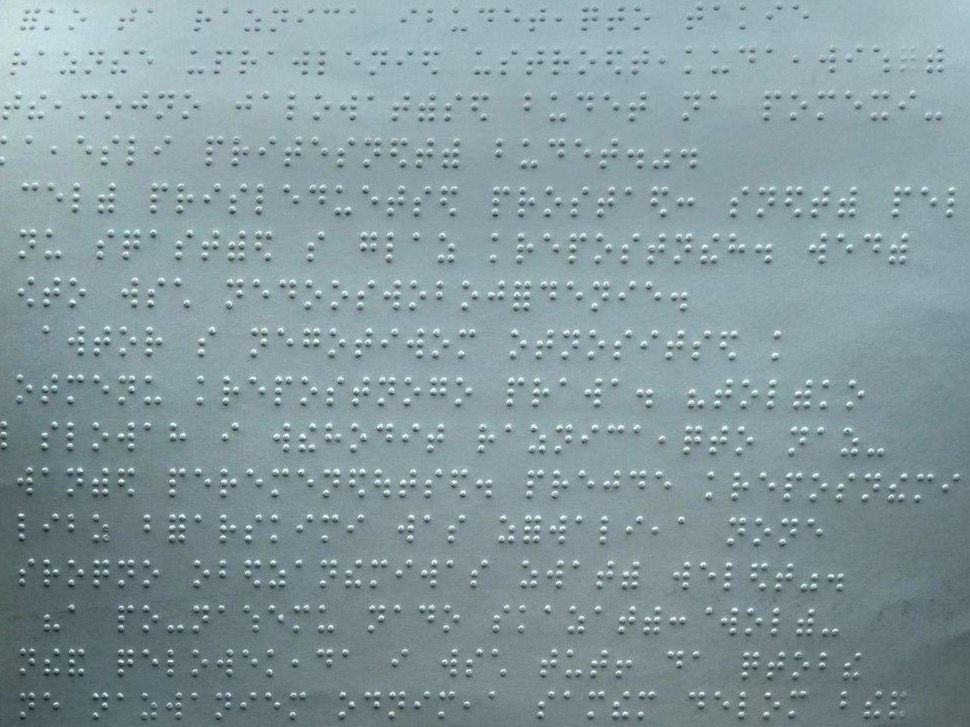
#> input picture dataFiles/origImage/perfect2.jpg, 970 x 727 px, shrunk from 1280 x 960 before the run
$ python image_processing.py
#> lines starting #> are read from the running program, lines starting #| are printed output that depends on the picture; after the words box and inside, x2 and y2 are one past the last pixel; in counts of white or black regions, pixels touching at a corner belong together
import cv2 as cv
import numpy as np
from matplotlib import pyplot as plt


class ImageProcessing():
	'''class for image processing'''
	def __init__(self,file_path):
		'''define file path and initialize proprities'''
		self.file_path = file_path
		self.readImage() # start processing image after create object
		self.upgradeImage()

	def readImage(self):
		'''read image'''
		self.oImage = cv.imread(self.file_path, cv.IMREAD_GRAYSCALE) #read image
#> self.oImage: shape (727, 970); min 15, max 255, mean 147.8
		self.oImage = cv.GaussianBlur(self.oImage, (5, 5), 0) # delete trash

	def upgradeImage(self):
		'''preprocessing image'''
		image = cv.GaussianBlur(self.oImage, (5,5), 0)
		image = cv.Canny(image,20,50)
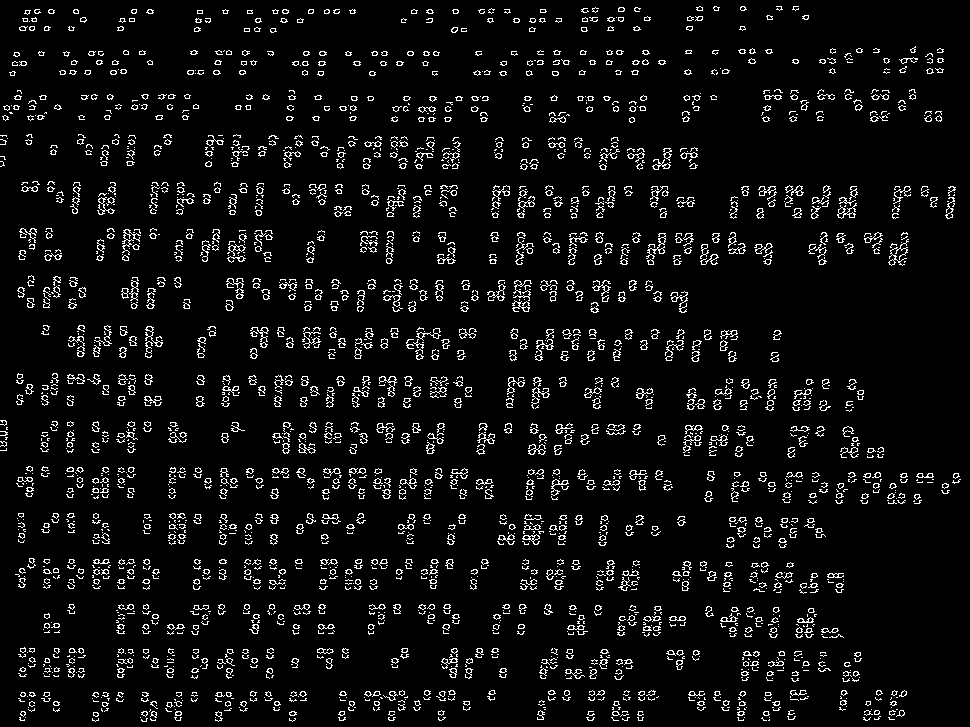
#> image: shape (727, 970); 5.9% white in thin lines or dots

		kernel = np.ones((5,5),np.uint8)

		dilation = cv.dilate(image.copy(),kernel,iterations=3)
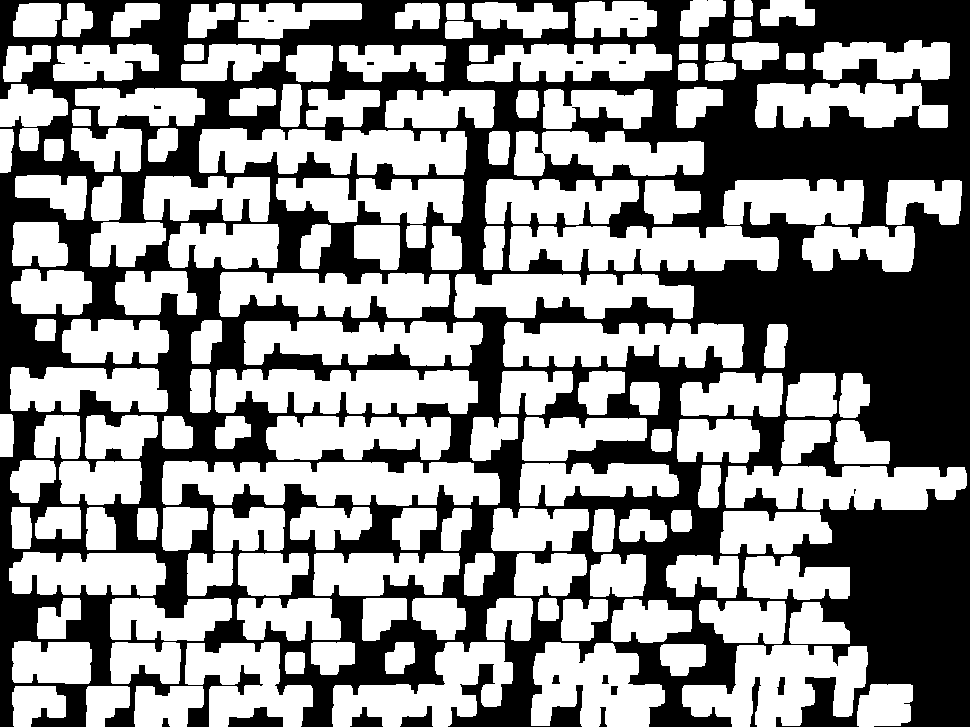
#> dilation: shape (727, 970); 56.3% white; 20 black regions (5 under 20 px), largest, box (x1, y1, x2, y2) and area: (0, 0, 970, 727) 305655, (228, 707, 283, 727) 656, (400, 706, 433, 727) 367
		self.Image = cv.morphologyEx(dilation, cv.MORPH_GRADIENT, kernel) # gradient
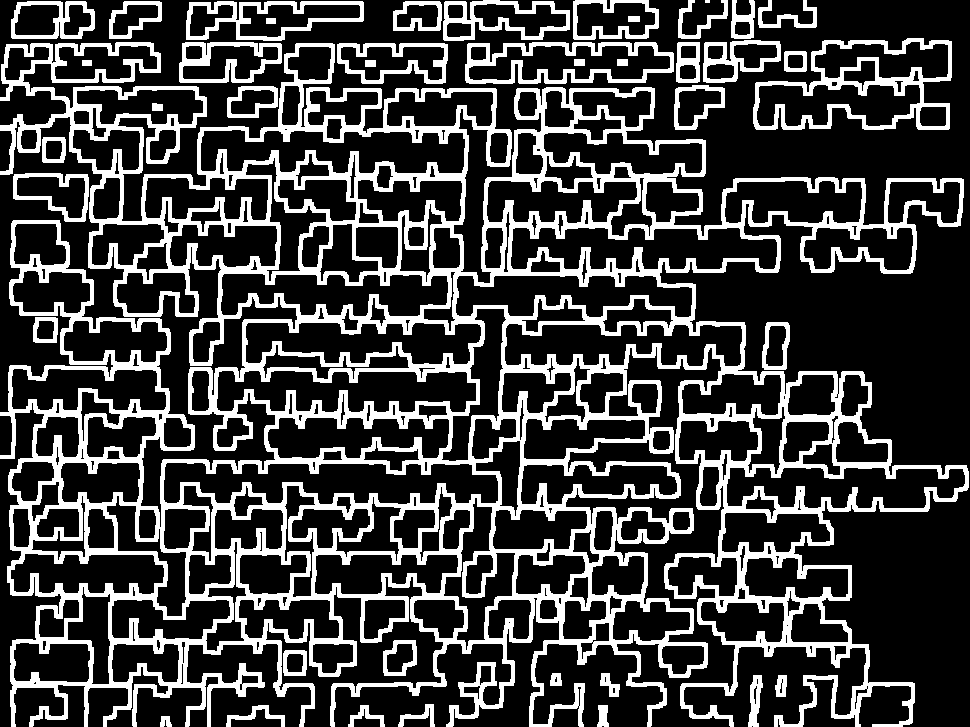
#> self.Image: shape (727, 970); 24.6% white; 42 white regions (1 under 20 px), largest, box (x1, y1, x2, y2) and area: (0, 42, 969, 727) 144388, (753, 38, 952, 130) 4663, (465, 42, 674, 84) 2934
		# self.Image = cv.Canny(gradient,20,50) # maybe delete!!!!
		return image

	def getContours(self):
		contours0, hierarchy = cv.findContours( self.Image.copy(), cv.RETR_TREE, cv.CHAIN_APPROX_SIMPLE)
		sredY= 0
		count = 0
		contours1 = []
		y,x = self.Image.shape
		for n in range(2):
			for cont in contours0:
				rect = cv.minAreaRect(cont)
				box = cv.boxPoints(rect)
				(x0,y0,x1,y1) = cv.boundingRect(box) #find two dot for rectagle
				'''
				(x0,y1)----0
				|          |
				0-----(x1,y1)
				'''
				if n==0:
					sredY+= y1/len(contours0)
				else:
					if sredY < y1:
						if x0<0:
							x0=0
						if x1<0:
							x1=0
						if y0<0:
							y0=0
						if y1<0:
							y1=0
						contours1.append([x0,y0,x1,y1])
		self.contours = contours1
		# print(len(contours1))
		return contours1

	def getCanny(self):

		img = self.oImage
		img = cv.GaussianBlur(img, (5, 5), 0)
		img = cv.Canny(img,20,70)
#> img: shape (727, 970); 5.8% white in thin lines or dots

		kernel = np.ones((5,5),np.uint8)
		edges = cv.dilate(img,kernel,iterations = 1)
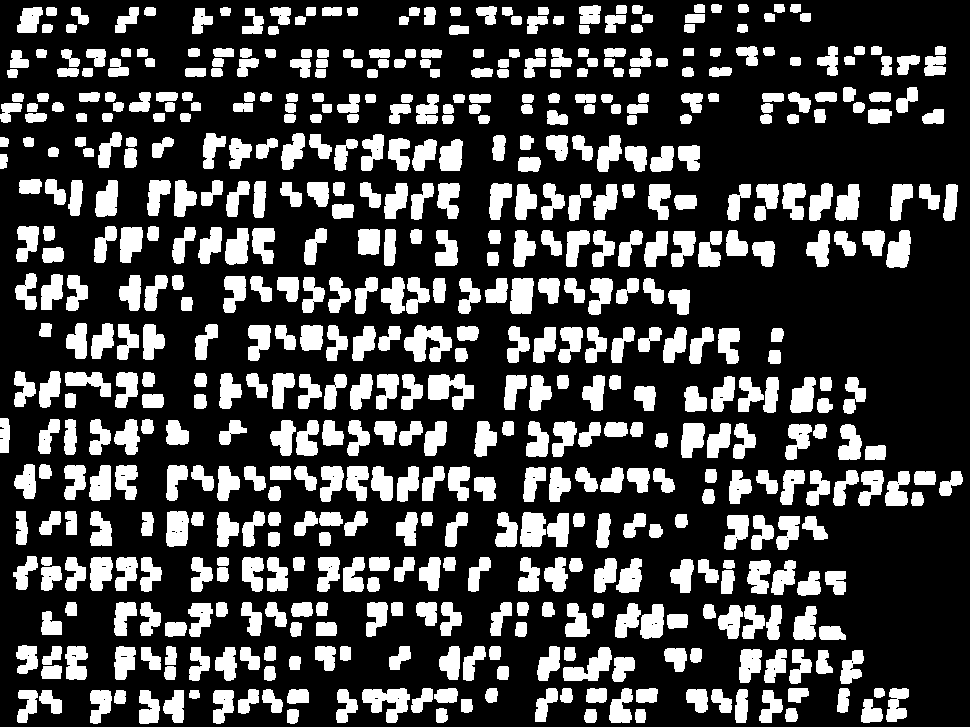
#> edges: shape (727, 970); 26.9% white; 585 white regions, largest, box (x1, y1, x2, y2) and area: (404, 325, 452, 362) 1075, (428, 374, 474, 410) 1001, (362, 688, 410, 723) 971
		closing = cv.morphologyEx(edges, cv.MORPH_CLOSE, kernel,iterations=2)
#> closing: shape (727, 970); 31.6% white; 173 white regions, largest, box (x1, y1, x2, y2) and area: (166, 465, 496, 502) 7288, (513, 230, 775, 267) 5988, (219, 373, 474, 410) 5887
		image = cv.morphologyEx(closing, cv.MORPH_OPEN, kernel)
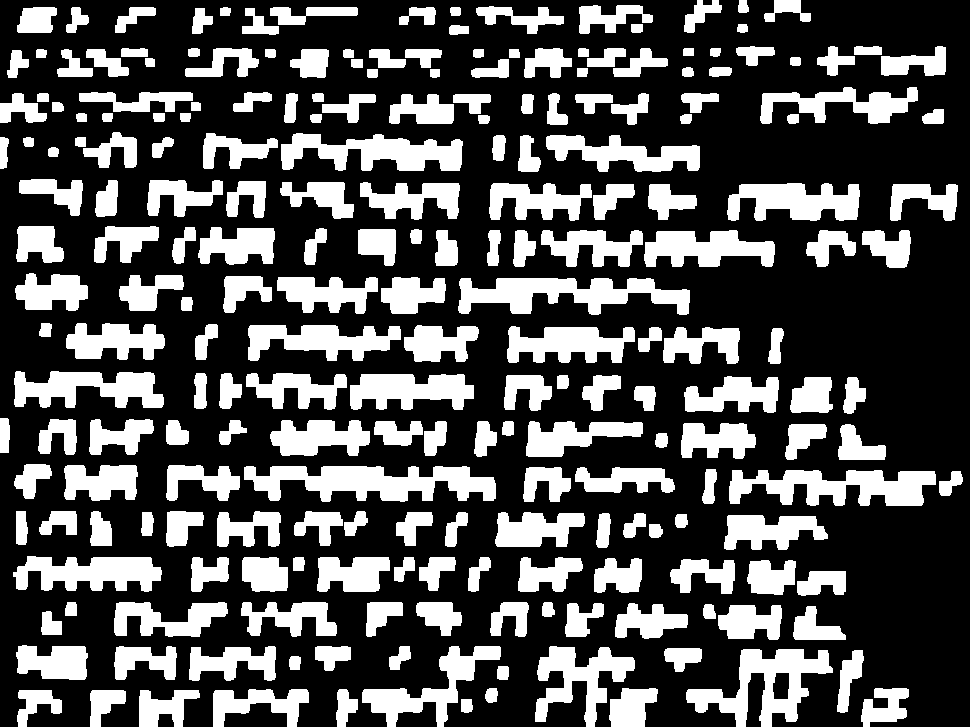
#> image: shape (727, 970); 31.5% white; 227 white regions
#> in getContours, `contours0, hierarchy = cv.findContours( self.Image.copy(), cv.RETR_TRE..`: contours0 = 228 contours; largest, box (x1, y1, x2, y2) and area: (244, 466, 496, 502) 5352, (686, 649, 833, 727) 4828, (458, 278, 690, 315) 4558, (729, 470, 936, 506) 4432, (281, 133, 463, 171) 3850
#> after the loop in getContours, `for n in range(2):`: contours1 = 134 items, first 6: [139, 690, 61, 37], [90, 690, 36, 37], [17, 690, 45, 37], [336, 689, 22, 38], [213, 688, 96, 38], [861, 688, 48, 39]; sredY = 29.38
#> in getContours, `self.contours = contours1`: self.contours has the same summary as contours1

		self.Image = image
		# img = cv.cvtColor(closing,cv.COLOR_BGR2RGB)
		# plt.imshow(img)
		# plt.show()

	def getLine(self):
		img = self.oImage
		y,x = img.shape # image size
#> y = 727; x = 970
		contours = self.contours # get contours
#> contours has the same summary as contours1 in getContours
		lines = []
		contours.sort(key=lambda i: i[1]) # cort for better find line coordinates
		min,max = 0,0
		for i in range(len(contours)-1):
			'''find up and down border string of max or min value
                max for down and min for up'''
			if contours[i+1][1] -contours[i][1] < 20:
				'''find count line and it value'''
				if min < contours[i][1] :
					min = contours[i][1] # find up line border
			else:
				'''find average value'''
				max = contours[i-1][3] + contours[i][1] # find down line border
				lines.append([min-5,max+5])
#> this loop made 133 passes
#> min on passes 3, 4, 6, 7, 9, 10, 11, 12, 15, 16, 18, 19: 38, 40, 46, 48, 86, 90, 92, 93, 131, 132, 133, 134
#> max on passes 2, 8, 14, 21, 32, 45: 40, 81, 124, 174, 221, 267
#> after the loop, lines = [[-5, 45], [43, 86], [88, 129], [130, 179], [179, 226], [225, 272], [272, 320], [321, 369], [371, 421], [419, 465], [463, 511], [507, 554], [553, 600], [600, 646], [642, 722]]; min = 690
		images = [] # list of slice string
		for line in lines:
			'''draw up and down line in every string'''
			y0,y1 = line # get up and down border
            # cv.line(img,(0,y0),(x,y0),(0,0,0),2)
            # cv.line(img,(0,y1),(x,y1),(0,0,0),2)
			images.append(img[y0:y1,0:x])
#> this loop made 15 passes
#> after the loop, images = 15 items
		self.Lines = images
#> self.Lines = 15 items
		return images
	def drawCont(self):
		img = self.Image
		contours = self.contours
		# print(len(contours))
		for cont in contours:
			'''func for draw all rectangle'''
			x0,y0,x1,y1 = cont
			x1+=x0
			y1+=y0
			cv.rectangle(img, (x0,y0), (x1,y1), (43, 43, 125), 3)

		return cv.cvtColor(img,cv.COLOR_BGR2RGB)

	def visualizationString(self):
		'''func for show result'''
		lines = self.Lines
#> lines = 15 items
		row = len(lines)//2 + 1
#> row = 8
		column =2
		lenght = len(lines)
#> lenght = 15
		for n in range(1,lenght):
			plt.subplot(row,column,n),plt.imshow(cv.cvtColor(lines[n],cv.COLOR_BGR2RGB))
			plt.title(n), plt.xticks([]),plt.yticks([])
		plt.show()
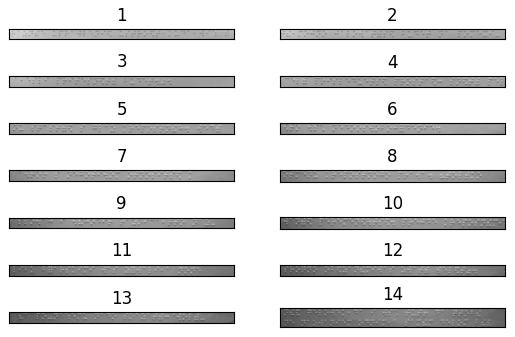
#> figure drawn by matplotlib, 14 panels
obj = ImageProcessing('../dataFiles/origImage/perfect2.jpg')
obj.getCanny()
obj.getContours()
obj.getLine()
obj.visualizationString()
img = obj.drawCont()
#> in drawCont, `contours = self.contours`: contours = 134 items, first 6: [107, 0, 51, 40], [673, 0, 52, 47], [814, 38, 45, 45], [81, 40, 52, 45], [608, 40, 62, 45], [881, 46, 65, 30]
#> the loop in drawCont, `for cont in contours:` made 134 passes
#> (cont, x0, y0, x1, y1) on passes 1 to 12: ([107, 0, 51, 40], 107, 0, 158, 40), ([673, 0, 52, 47], 673, 0, 725, 47), ([814, 38, 45, 45], 814, 38, 859, 83), ([81, 40, 52, 45], 81, 40, 133, 85), ([608, 40, 62, 45], 608, 40, 670, 85), ([881, 46, 65, 30], 881, 46, 946, 76), ([5, 48, 27, 33], 5, 48, 32, 81), ([524, 48, 48, 30], 524, 48, 572, 78), ([759, 86, 158, 37], 759, 86, 917, 123), ([608, 90, 49, 41], 608, 90, 657, 131), ([283, 92, 15, 31], 283, 92, 298, 123), ([547, 93, 21, 32], 547, 93, 568, 125)
#> after the loop in drawCont, `for cont in contours:`:
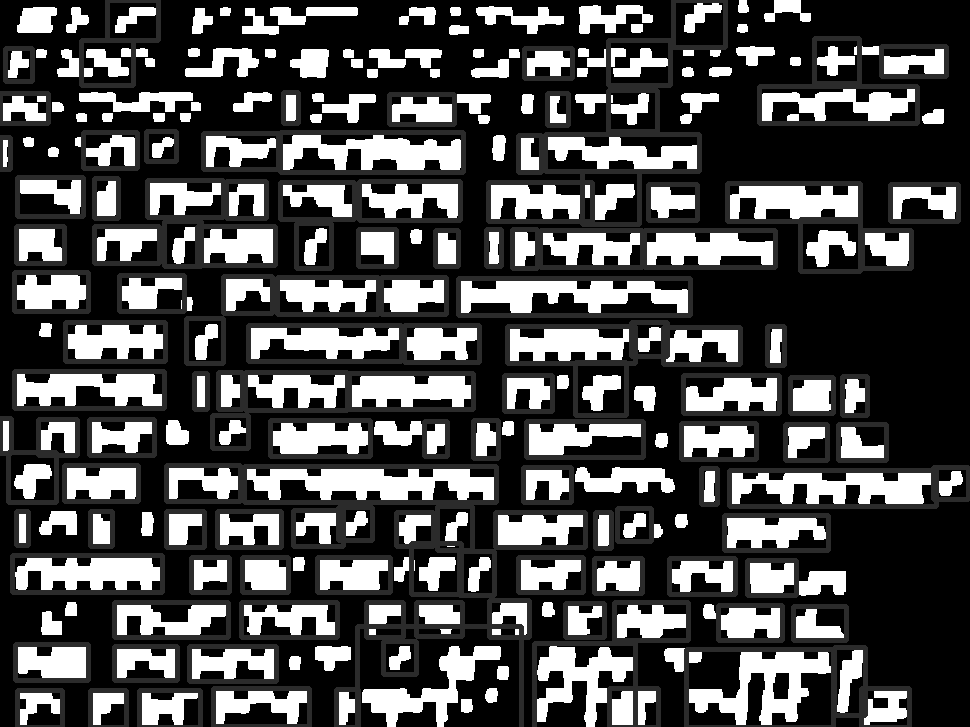
#> img: shape (727, 970); 18.54% of pixels changed, all inside (x1, y1, x2, y2) = (0, 0, 970, 727)
plt.imshow(img)
plt.show()

$ run again, with dataFiles/origImage/perfect1.jpg copied over dataFiles/origImage/perfect2.jpg
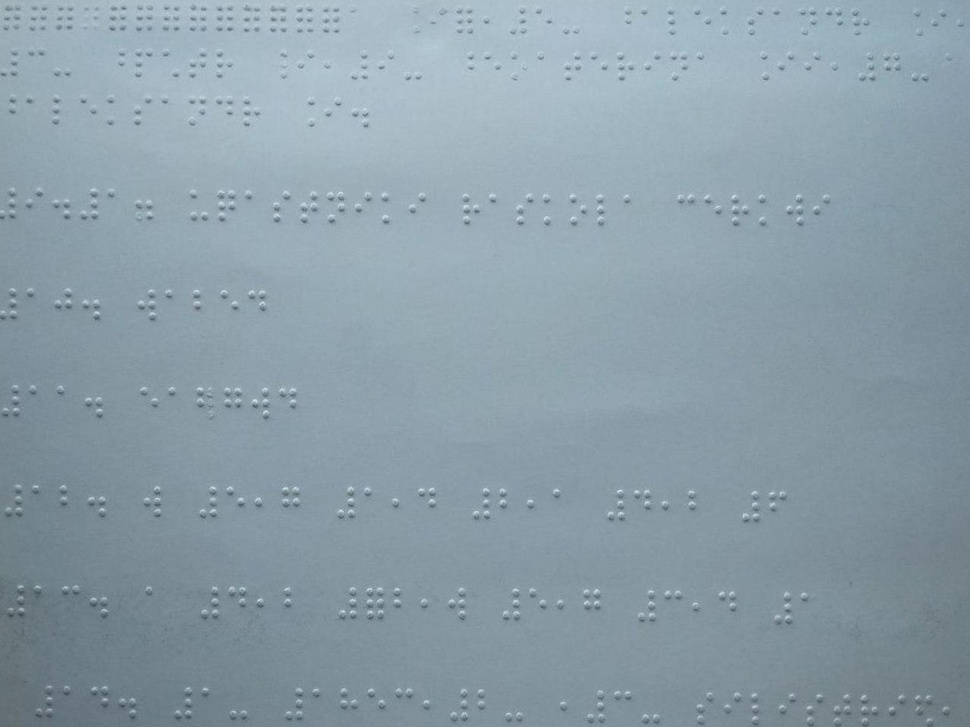
#> input picture dataFiles/origImage/perfect1.jpg, 970 x 727 px, shrunk from 1280 x 960 before the run
#> in upgradeImage, `image = cv.Canny(image,20,50)`:
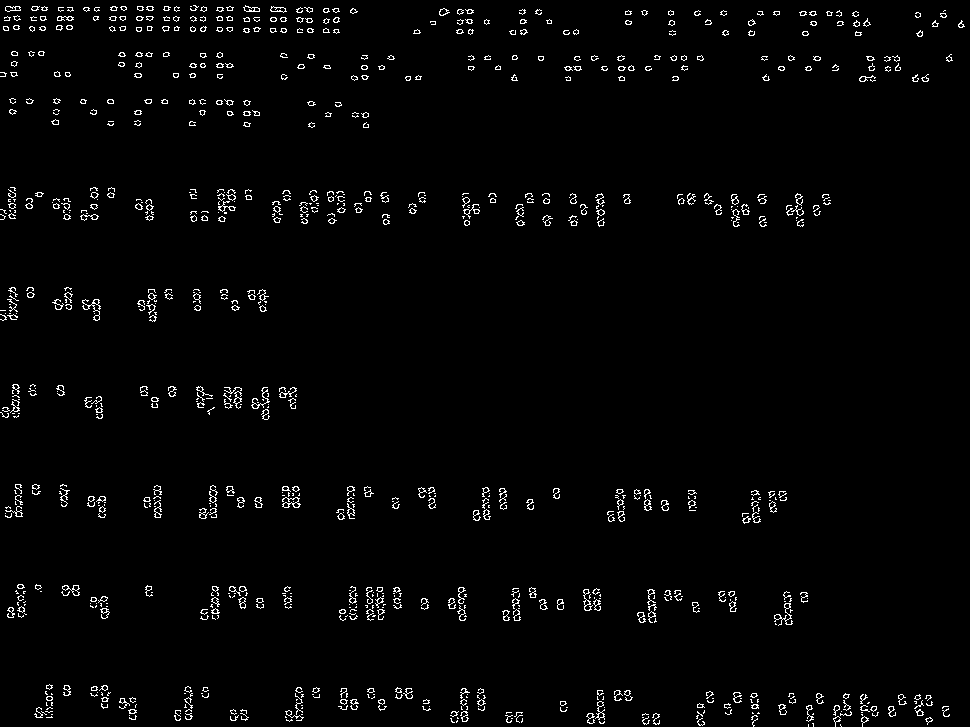
#> image: shape (727, 970); 2.2% white in thin lines or dots
#> dilation: shape (727, 970); 21.6% white; 90 white regions, largest, box (x1, y1, x2, y2) and area: (0, 0, 364, 40) 12922, (772, 687, 956, 727) 5724, (266, 184, 396, 231) 4867
#> self.Image: shape (727, 970); 10.5% white; 95 white regions (2 under 20 px), largest, box (x1, y1, x2, y2) and area: (0, 0, 366, 42) 2158, (556, 47, 712, 89) 2104, (264, 182, 398, 233) 2068
#> edges: shape (727, 970); 9.4% white; 277 white regions, largest, box (x1, y1, x2, y2) and area: (363, 585, 387, 623) 807, (215, 187, 238, 224) 638, (198, 584, 222, 622) 610
#> closing: shape (727, 970); 11% white; 111 white regions, largest, box (x1, y1, x2, y2) and area: (107, 0, 342, 36) 7302, (776, 691, 952, 727) 3097, (0, 0, 76, 34) 2168
#> contours0 = 141 contours; largest, box (x1, y1, x2, y2) and area: (107, 0, 342, 36) 7020, (0, 0, 76, 34) 2054, (194, 384, 299, 422) 1981, (337, 584, 404, 623) 1962, (831, 691, 935, 727) 1934
#> after the loop in getContours, `for n in range(2):`: contours1 = 72 items, first 6: [831, 691, 104, 36], [804, 691, 22, 36], [770, 686, 33, 35], [720, 688, 42, 39], [688, 685, 30, 45], [584, 688, 51, 39]; sredY = 25.77
#> self.contours has the same summary as contours1
#> in getLine, `contours = self.contours`: contours has the same summary as contours1 in getContours
#> the loop in getLine, `for i in range(len(contours)-1):` made 71 passes
#> min on passes 4, 5, 7, 9, 10, 11, 13, 16: 4, 5, 7, 41, 46, 49, 50, 95
#> after the loop in getLine, `for i in range(len(contours)-1):`: lines = [[2, 43], [45, 87], [90, 134], [190, 235], [282, 319], [378, 438], [483, 537], [582, 636]]; min = 691
#> the loop in getLine, `for line in lines:` made 8 passes
#> after the loop in getLine, `for line in lines:`: images = 8 items
#> row = 5
#> lenght = 8
#> in drawCont, `contours = self.contours`: contours = 72 items, first 6: [736, 0, 49, 46], [106, 0, 236, 38], [0, 0, 77, 34], [688, 4, 30, 27], [795, 5, 78, 34], [436, 5, 56, 32]
#> the loop in drawCont, `for cont in contours:` made 72 passes
#> (cont, x0, y0, x1, y1) on passes 1, 2, 4, 5, 6, 7, 8, 9: ([736, 0, 49, 46], 736, 0, 785, 46), ([106, 0, 236, 38], 106, 0, 342, 38), ([688, 4, 30, 27], 688, 4, 718, 31), ([795, 5, 78, 34], 795, 5, 873, 39), ([436, 5, 56, 32], 436, 5, 492, 37), ([664, 7, 14, 31], 664, 7, 678, 38), ([507, 7, 47, 30], 507, 7, 554, 37), ([553, 41, 51, 45], 553, 41, 604, 86)
#> after the loop in drawCont, `for cont in contours:`:
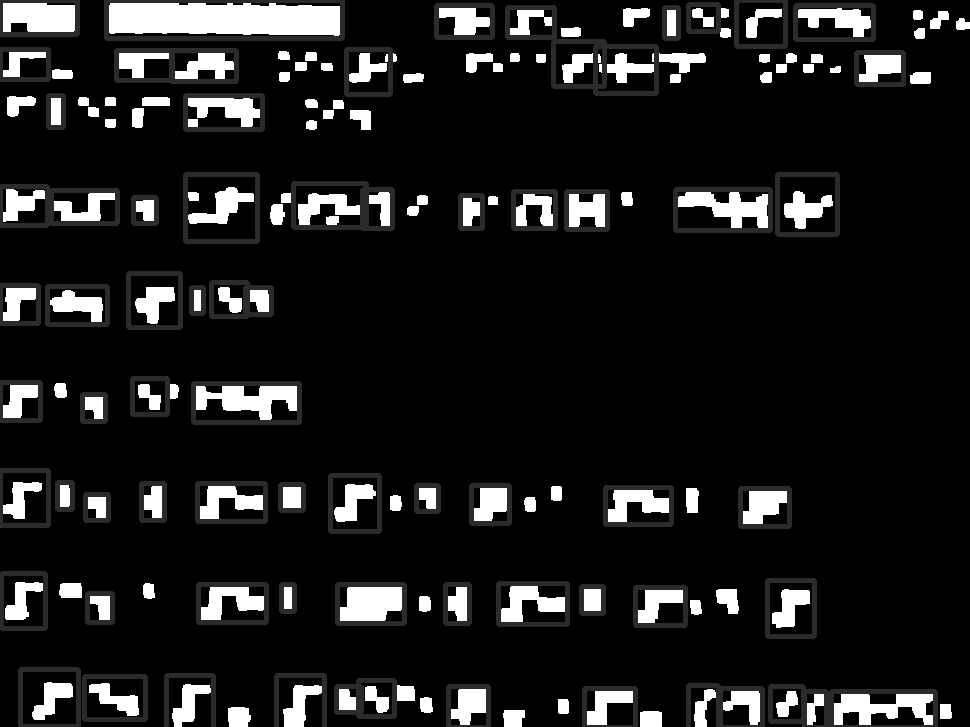
#> img: shape (727, 970); min 0, max 255, mean 28.8
